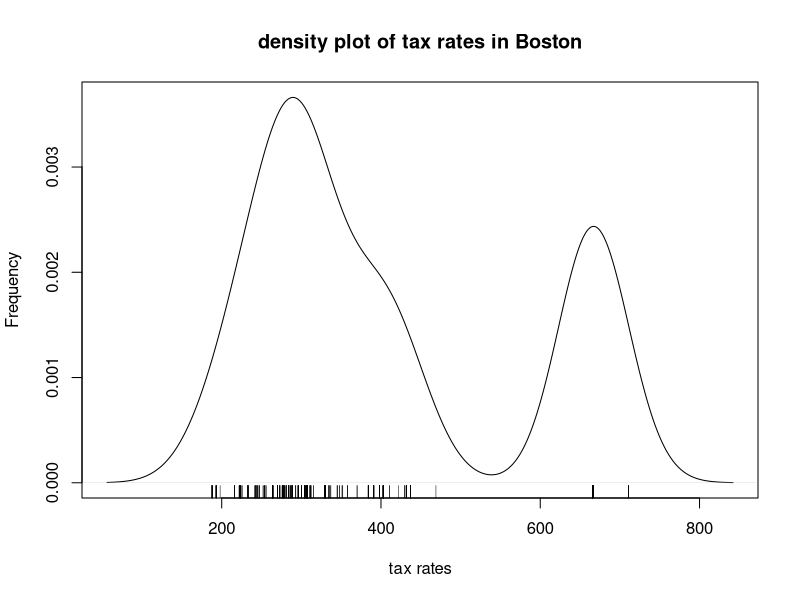
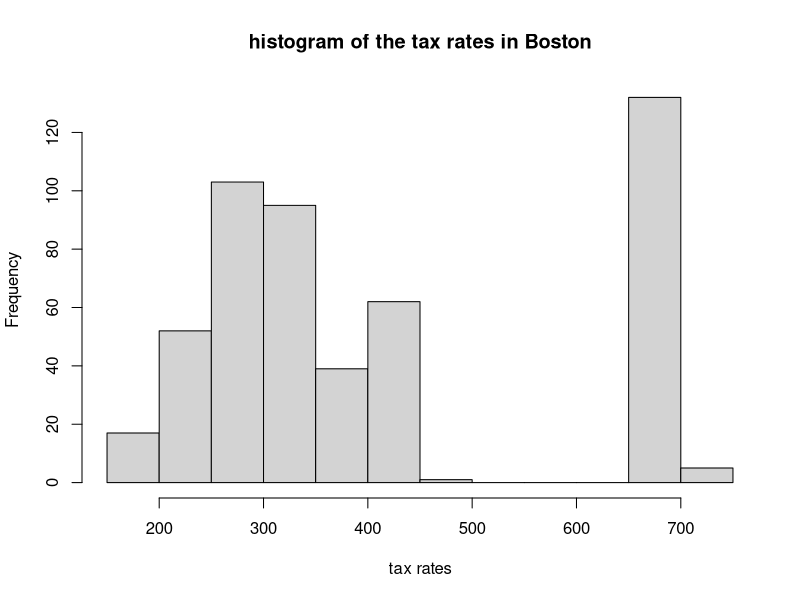
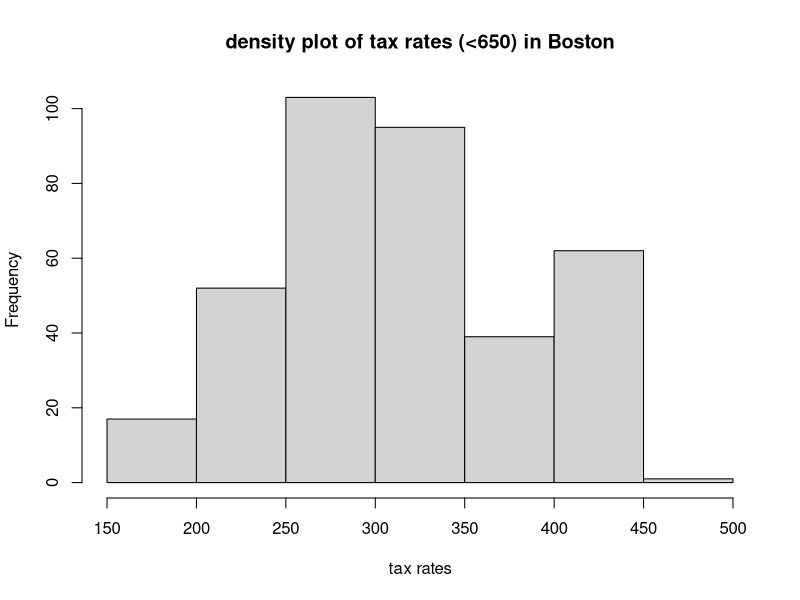
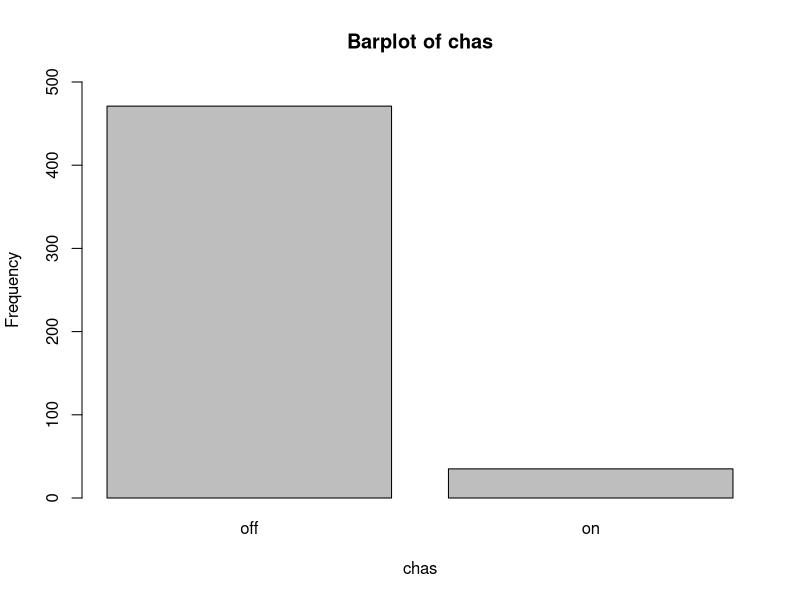
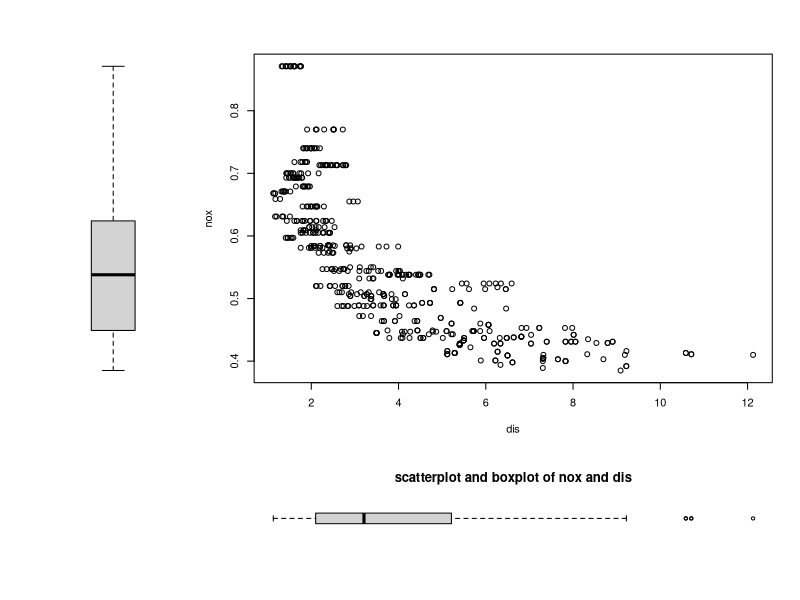
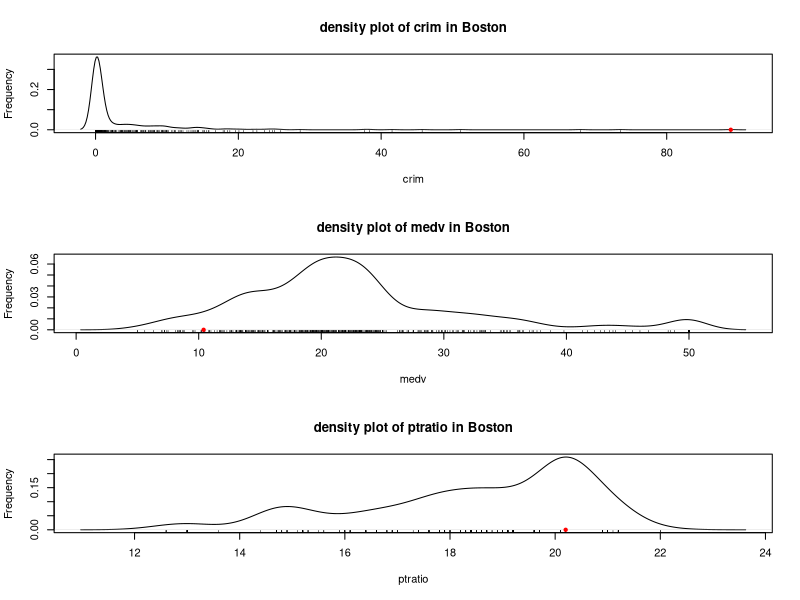

Source code (R) for these figures, in order:
require("MASS")
?Boston
Boston$chas
Boston$chas <- factor(Boston$chas, levels = c(0, 1), labels = c("off", "on"))
Boston$chas
length(Boston)
nrow(Boston)
cat('The rows in the Boston data frame is', nrow(Boston), '\n')
cat('The columns in the Boston data frame is', length(Boston), '\n')
plot(density(Boston$tax), 
     main = 'density plot of tax rates in Boston',
     xlab = 'tax rates',
     ylab = 'Frequency')
rug(Boston$tax) 
hist(Boston$tax, breaks="Sturges", freq=NULL,
     main = 'histogram of the tax rates in Boston',
     xlab = 'tax rates',
     ylab = 'Frequency')
print(Boston$tax[Boston$tax >= 650 & Boston$tax <= 800])
hist(Boston$tax[Boston$tax < 650],
     main = 'density plot of tax rates (<650) in Boston',
     xlab = 'tax rates',
     ylab = 'Frequency')


barplot(table(Boston$chas),
        main = 'Barplot of chas',
        xlab = 'chas',
        ylab = 'Frequency',
        ylim = c(0, 500))

cat('The number of neighborhoods on the Charles River is', sum(Boston$chas == 'on'))

m = matrix(data=c(2, 1, 1, 1, 2, 1, 1, 1, 2, 1, 1, 1, 4, 3, 3, 3), nrow=4, ncol=4, byrow=TRUE)
layout(m)
plot(Boston$dis, Boston$nox,
     xlab = 'dis',
     ylab = 'nox',
     type = "p") 
boxplot(Boston$nox, axes = FALSE)
boxplot(Boston$dis, horizontal = TRUE, axes = FALSE)
title("scatterplot and boxplot of nox and dis")

r <- which.max(Boston$crim)
par(mfrow = c(3, 1)) 
plot(density(Boston$crim), 
     main = 'density plot of crim in Boston',
     xlab = 'crim',
     ylab = 'Frequency')
rug(Boston$crim) 
max_crim <- max(Boston$crim)
points(max_crim, 0, col = "red", pch = 20)

plot(density(Boston$medv), 
     main = 'density plot of medv in Boston',
     xlab = 'medv',
     ylab = 'Frequency')
rug(Boston$medv) 
points(Boston$medv[r], 0, col = "red", pch = 20)

plot(density(Boston$ptratio), 
     main = 'density plot of ptratio in Boston',
     xlab = 'ptratio',
     ylab = 'Frequency')
rug(Boston$ptratio) 
points(Boston$ptratio[r], 0, col = "red", pch = 20)

